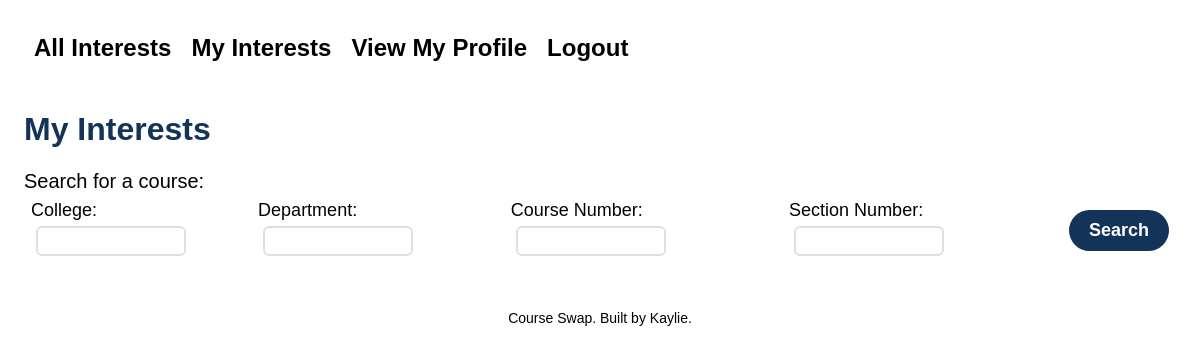
Page /project/my_interests/ (signed in) on the earlier database version.
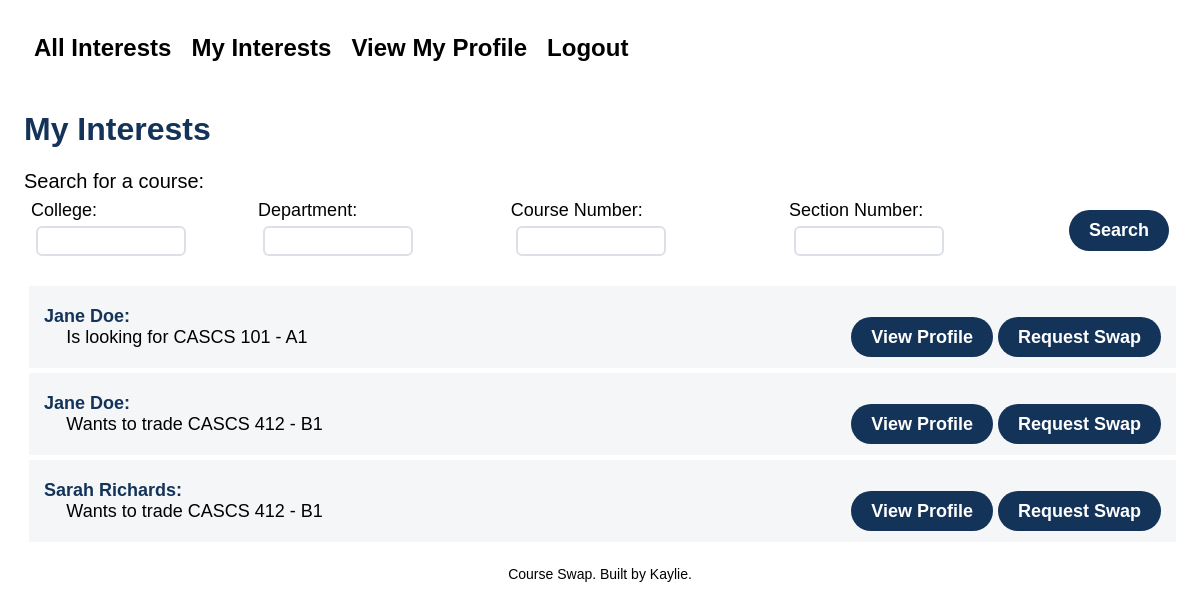
Same page on the later database version.
### project/models.py (models this page shows, shortened)
class ClassInterest(models.Model):
    INTEREST_CHOICES = {
        'E': 'Enrolled',
        'W': 'Wishlist',
    }
    student = models.ForeignKey(Student, on_delete=models.CASCADE)
    section = models.ForeignKey(Section, on_delete=models.CASCADE)
    interest_type = models.CharField(max_length=1, choices=INTEREST_CHOICES)
    time = models.TimeField(auto_now=True)

class Student(models.Model):
    first_name = models.TextField(blank=False)
    last_name = models.TextField(blank=False)
    email_address = models.TextField(blank=False)
    user = models.ForeignKey(User, on_delete=models.CASCADE)

class Section(models.Model):
    course = models.ForeignKey(Course, on_delete=models.CASCADE)
    section_number = models.CharField(max_length=2)

class Course(models.Model):
    college = models.TextField(blank=False)
    department = models.CharField(max_length=2)
    course_number = models.TextField(blank=False)

### project/views.py (the view, shortened to what this page needs)
# urls.py: path('my_interests/', ShowMyInterestsView.as_view(), name="my_interests"),
class ShowMyInterestsView(LoginRequiredMixin, ListView):
    model = ClassInterest
    template_name = "project/my_interest_feed.html"
    context_object_name = "interests"
    def get_queryset(self):
        qs = super().get_queryset()
        qs = qs.exclude(student__user=self.request.user)
        myWishlist = ClassInterest.objects.filter(interest_type="W", student__user=self.request.user).values_list("section", flat=True)
        myEnrolled = ClassInterest.objects.filter(interest_type="E", student__user=self.request.user).values_list("section", flat=True)
        hasMyWishlist = qs.filter(section__in=myWishlist)
        hasMyEnrolled = qs.filter(section__in=myEnrolled)
        qs = hasMyEnrolled|hasMyWishlist
        if 'college' in self.request.GET:
            college = self.request.GET['college']
            if college:
                qs = qs.filter(section__course__college__iexact=college)
        if 'department' in self.request.GET:
            department = self.request.GET['department']
            if department:
                qs = qs.filter(section__course__department__iexact=department)
        if 'course_number' in self.request.GET:
            course_number = self.request.GET['course_number']
            if course_number:
                qs = qs.filter(section__course__course_number__iexact=course_number)
        if 'section_number' in self.request.GET:
            section_number = self.request.GET['section_number']
            if section_number:
                qs = qs.filter(section__section_number__iexact=section_number)
        return qs.order_by('-time')

### project/templates/project/my_interest_feed.html
     {% extends 'project/base.html' %}
     {% block content %}
     <h1>My Interests</h1>
     <div class="search-bar">
        Search for a course:
        {% url 'my_interests' as url %}
        {% include "project/search.html" with action=url %}
    </div>
     <div class="interest-feed">
         {% for interest in interests %}
         <div class="interest">
             <div class="interest-top">
                 {{interest.student.first_name}} {{interest.student.last_name}}:
             </div>
             <div class="interest-bottom">
                 <div class="interest-bottom-left">
                     {% if interest.interest_type == "E" %}
                         Wants to trade
                     {% else %}
                         Is looking for
                     {% endif %}
                     {{interest.section.course.college}}{{interest.section.course.department}} {{interest.section.course.course_number}} - {{interest.section.section_number}}
                 </div>
                 <div class="interest-bottom-right">
                     {% if not request.user.is_authenticated %}
                         <a class="view-profile" href="{% url 'show_student' interest.student.pk %}">View Profile</a>
                         <a class="swap" href="{% url 'create_request'  interest.student.pk %}">Request Swap</a>
                     {% elif request.user.is_authenticated and user != interest.student.user %}
                         <a class="view-profile" href="{% url 'show_student' interest.student.pk %}">View Profile</a>
                         <a class="swap" href="{% url 'create_request'  interest.student.pk %}">Request Swap</a>
                     {% endif %}
                 </div>
             </div>
         </div>
         {% endfor %}
     </div>
     {% endblock %}

### project/templates/project/base.html (shortened to what this page needs)
{% load static %}
<html>
    <head>
        <link rel="stylesheet" href="{% static 'styles.css' %}">
    </head>
    <body>
        <nav>
            <ul>
                <li id="nav"><a href="{% url 'show_all' %}">All Interests</a></li>
                {% if request.user.is_authenticated %}
                <li id="nav"><a href="{% url 'my_interests' %}">My Interests</a></li>
                <li id="nav"><a href="{% url 'my_profile' %}">View My Profile</a></li>
                <li id="nav">
                    <form method="post" action="{% url 'logout' %}" style="display:inline;">
                        <button type="submit">Logout</button>
                    </form>
                </li>
            {% else %}
                <li id="nav"><a href="{% url 'create_student' %}">New Student</a></li>
                <li id="nav"><a href="{% url 'login' %}">Login</a></li>
            {% endif %}
            </ul>
        </nav>
        {% block content %}
        {% endblock %}
    </body>
    <footer>
        <p>Course Swap. Built by Kaylie.</p>
    </footer>
</html>

### project/templates/project/search.html
<form action="{{action}}">
    <table>
        <tr><td><label for="college">College: </label><input type="text" name="college" id="college" {% if request.GET.college %} value="{{request.GET.college}}" {% endif %}></td>
            <td><label for="department">Department: </label><input type="text" name="department" id="department" {% if request.GET.department%} value="{{request.GET.department}}" {% endif %}></td>
            <td><label for="course_number">Course Number: </label><input type="text" name="course_number" id="course_number"  {% if request.GET.course_number %} value="{{request.GET.course_number}}" {% endif %}></td>
            <td><label for="section_number">Section Number: </label><input type="text" name="section_number" id="section_number" {% if request.GET.section_number %} value="{{request.GET.section_number}}" {% endif %}></td>
            <td><input type="submit" name="submit" value="Search"></td></tr>
    </table>
</form>

### static/styles.css (style rules this page uses)
body { font-family: 'Helvetica'; margin: 0; padding: 2%; font-size: 16px; }
nav ul { list-style-type: none; margin: 0; padding: 0; display: flex; }
nav ul li { list-style-type: none; margin: 10px; padding: 0px; display: flex; }
nav ul li a, nav ul li form button { color: black; text-decoration: none; font-weight: bold; font-size: 24px; background-color: inherit; border: none; padding: 0; cursor: pointer; }
footer { text-align: center; padding: 10px; font-size: 14px; }
h1 { color: #143359; }
.interest { display: flex; flex-direction: column; align-items: center; background: #f4f6f8; padding: 20px 15px; margin: 5px 0 0 5px; font-size: 18px; }
.interest-top { width: 100%; color: #143359; font-weight: bold; }
.interest-bottom { display: flex; width: 100%; }
.interest-bottom-left { width: 70%; padding-left: 2%; }
.interest-bottom-right { width: 30%; text-align: right; }
.interest-bottom-right a { padding: 10px 20px; text-decoration: none; border-radius: 50px; font-weight: 600; background-color:#143359; color: white; }
input[type="submit"], .swap, form a { align-self: flex-end; margin: 15px 0px; color: black; padding: 10px 20px; text-decoration: none; border-radius: 50px; font-weight: 600; background-color:#143359; color: white; font-size: 18px; border: none; cursor: pointer; }
form { font-size: 18px; }
input[type="text"], input[type="password"] { height: 30px; width: 200px; font-family: helvetica; padding: 5px; border: 2px solid #dce0e6; border-radius: 6px; font-size: 16px; margin: 5px; }
.search-bar input[type="text"] { width: 150px; }
.search-bar { font-size: 20px; }
.search-bar form table tr td { padding: 0px 5px; font-size: 18px; }

Differences in the rows shown:
added ClassInterest: student.first_name "Jane", student.last_name "Doe", interest_type "Is looking for", section.course.college "CAS", section.course.department "CS", section.course.course_number "101", section.section_number "A1", shows "View Profile"
added ClassInterest: student.first_name "Jane", student.last_name "Doe", interest_type "Wants to trade", section.course.college "CAS", section.course.department "CS", section.course.course_number "412", section.section_number "B1", shows "View Profile"
added ClassInterest: student.first_name "Sarah", student.last_name "Richards", interest_type "Wants to trade", section.course.college "CAS", section.course.department "CS", section.course.course_number "412", section.section_number "B1", shows "View Profile"
